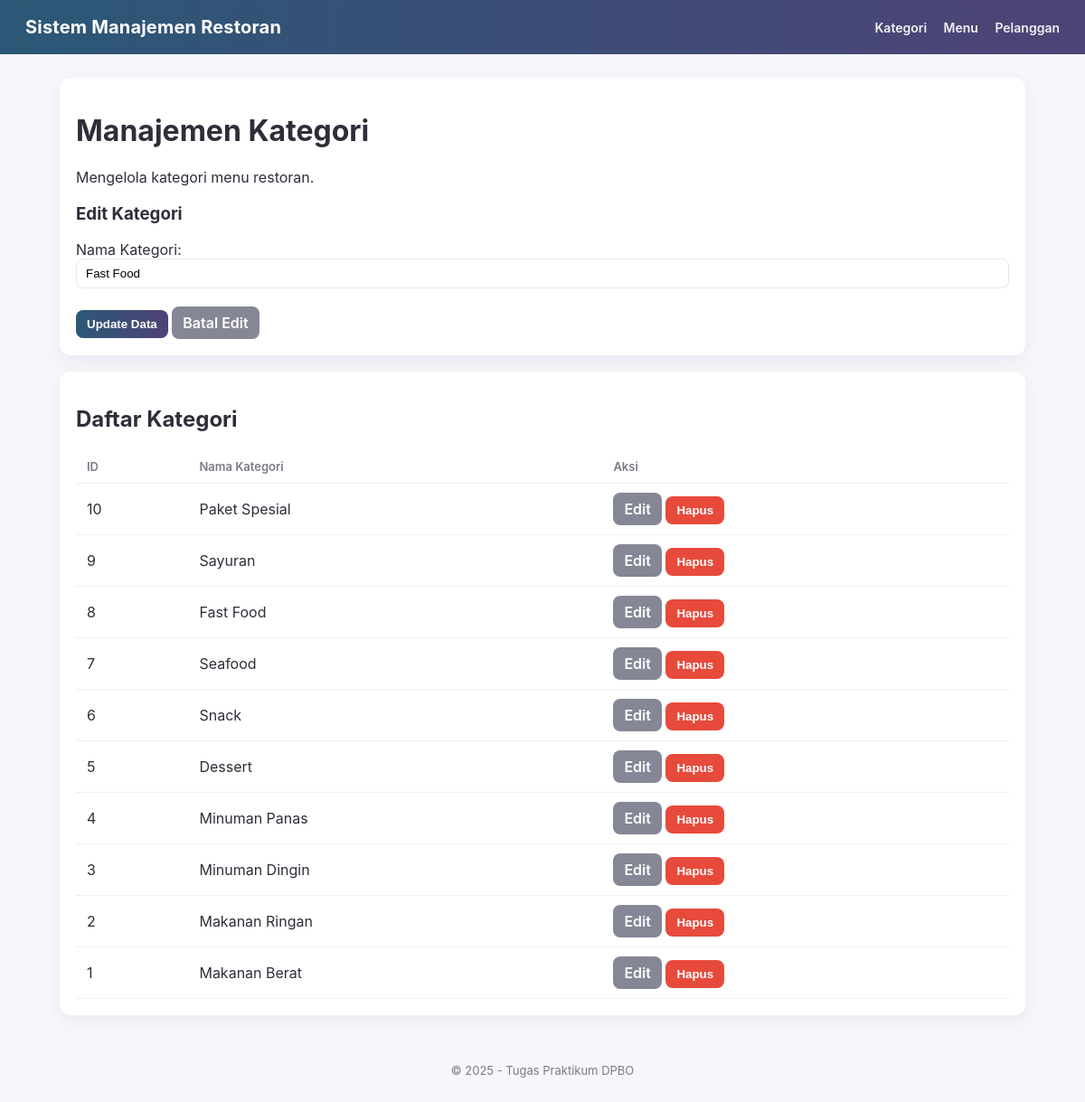
Screenshot of /index.php?page=kategori&action=edit&id=8 with the database file from the repository.
### tables this page shows
CREATE TABLE `kategori` (
  `id_kategori` int(11) NOT NULL,
  `nama_kategori` varchar(100) NOT NULL,
  `deskripsi` text DEFAULT NULL
);

### class/Kategori.php (called while the page is built, shortened)
<?php
class Kategori {
    private $conn;
    private $table_name = "kategori";
    public function __construct($db) {
        $this->conn = $db;
    }
    public function readAll() {
        $sql = "SELECT * FROM " . $this->table_name . " ORDER BY id_kategori DESC";
        $stmt = $this->conn->prepare($sql);
        $stmt->execute();
        return $stmt;
    }
    public function read($id) {
        $sql = "SELECT * FROM " . $this->table_name . " WHERE id_kategori = ? LIMIT 1";
        $stmt = $this->conn->prepare($sql);
        $stmt->execute([$id]);
        return $stmt->fetch(PDO::FETCH_ASSOC);
    }
}
?>

### view/kategori.php (the view, shortened to what this page needs)
<?php
include 'class/Kategori.php';
$database = new Database();
$db = $database->getConnection();
$kategori = new Kategori($db);
$action = isset($_GET['action']) ? $_GET['action'] : '';
$data_edit = null;
try {
    if ($action == 'edit' && isset($_GET['id'])) {
        $data_edit = $kategori->read($_GET['id']);
    }
    $stmt = $kategori->readAll();
} catch (PDOException $e) {
    echo "Error: " . $e->getMessage();
}
?>
<div class="card">
	<h1>Manajemen Kategori</h1>
	<p>Mengelola kategori menu restoran.</p>
<form action="index.php?page=kategori" method="POST">
	<h3><?php echo $data_edit ? 'Edit Kategori' : 'Tambah Kategori Baru'; ?></h3>
	<label>Nama Kategori:</label><br>
	<input type="text" name="nama" value="<?php echo $data_edit ? htmlspecialchars($data_edit['nama_kategori'], ENT_QUOTES, 'UTF-8') : ''; ?>" required>
	<br><br>
	<button type="submit" class="btn btn-primary"><?php echo $data_edit ? 'Update Data' : 'Simpan Data Baru'; ?></button>
	<?php if ($data_edit): ?>
		<a class="btn btn-secondary" href="index.php?page=kategori">Batal Edit</a>
	<?php endif; ?>
</form>
</div>
<div class="card">
	<h2>Daftar Kategori</h2>
	<table>
	<thead>
		<tr>
			<th>ID</th>
			<th>Nama Kategori</th>
			<th>Aksi</th>
		</tr>
	</thead>
	<tbody>
		<?php while ($row = $stmt->fetch(PDO::FETCH_ASSOC)): ?>
			<tr>
				<td><?php echo htmlspecialchars($row['id_kategori'], ENT_QUOTES, 'UTF-8'); ?></td>
				<td><?php echo htmlspecialchars($row['nama_kategori'], ENT_QUOTES, 'UTF-8'); ?></td>
				<td class="table-actions actions">
					<a class="btn btn-secondary" href="index.php?page=kategori&action=edit&id=<?php echo htmlspecialchars($row['id_kategori'], ENT_QUOTES, 'UTF-8'); ?>">Edit</a>
					<form action="index.php?page=kategori" method="POST" style="display:inline;" onsubmit="return confirm('Anda yakin ingin menghapus data ini?');">
						<button type="submit" class="btn btn-danger">Hapus</button>
					</form>
				</td>
			</tr>
		<?php endwhile; ?>
	</tbody>
</table>
</div>

### style.css (style rules this page uses)
:root { --bg:#f6f7fb; --card:#ffffff; --primary1:#2b5876; --primary2:#4e4376; --text:#2e2e3a; --muted:#7a7a86; }
* { box-sizing:border-box }
body { font-family: Inter, system-ui, -apple-system, "Segoe UI", Roboto, "Helvetica Neue", Arial; margin:0; background:var(--bg); color:var(--text); -webkit-font-smoothing:antialiased; }
.card { background:var(--card); border-radius:12px; padding:18px; box-shadow:0 6px 20px rgba(20,20,50,0.06); margin-bottom:18px; }
table { width:100%;border-collapse:collapse;background:transparent }
th,td { padding:10px 12px;text-align:left;border-bottom:1px solid #eff0f4 }
th { font-size:13px;color:var(--muted);font-weight:600 }
.btn { display:inline-block; padding:8px 12px; border-radius:8px; border:none; cursor:pointer; font-weight:600; text-decoration:none; color:inherit; }
.btn-primary { background:linear-gradient(90deg,var(--primary1),var(--primary2));color:#fff }
.btn-secondary { background:#858796;color:#fff }
.btn-danger { background:#e74a3b;color:#fff }
input[type=text], input[type=number], select { padding:8px 10px;border-radius:8px;border:1px solid #e6e7ed;width:100%; }

### rows the page displays
kategori: nama "Fast Food", id_kategori "8", nama_kategori "Fast Food"
kategori: id_kategori "10", nama_kategori "Paket Spesial"
kategori: id_kategori "9", nama_kategori "Sayuran"
kategori: id_kategori "7", nama_kategori "Seafood"
kategori: id_kategori "6", nama_kategori "Snack"
kategori: id_kategori "5", nama_kategori "Dessert"
kategori: id_kategori "4", nama_kategori "Minuman Panas"
kategori: id_kategori "3", nama_kategori "Minuman Dingin"
kategori: id_kategori "2", nama_kategori "Makanan Ringan"
kategori: id_kategori "1", nama_kategori "Makanan Berat"
